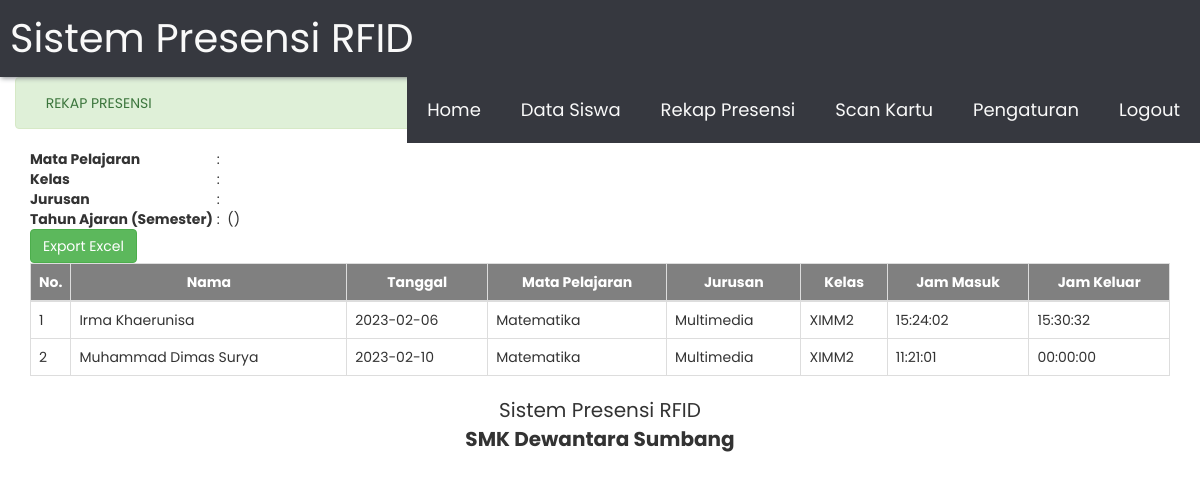
The page /rekap.php (signed in) on the database its author committed.
### tables this page shows
CREATE TABLE `absensi` (
  `id` int(11) NOT NULL,
  `kode_rekap` varchar(255) NOT NULL,
  `nokartu` varchar(20) NOT NULL,
  `tanggal` date NOT NULL,
  `mapel` varchar(255) NOT NULL,
  `jurusan` varchar(255) NOT NULL,
  `kelas` varchar(255) NOT NULL,
  `guru` varchar(255) NOT NULL,
  `jam_masuk` time NOT NULL,
  `jam_keluar` time NOT NULL
);

CREATE TABLE `siswa` (
  `id` int(11) NOT NULL,
  `nokartu` varchar(255) NOT NULL,
  `nis` varchar(50) NOT NULL,
  `nama` varchar(255) NOT NULL,
  `alamat` varchar(255) NOT NULL,
  `jurusan` varchar(255) NOT NULL,
  `kelas` varchar(255) NOT NULL
);

### rekap.php (the view, shortened to what this page needs)
<!DOCTYPE html>
<html>
<head>
	<?php include "header.php"; ?>
</head>
<body>
	<?php include "menu.php"; ?>
	<div class="container-fluid">
	<div class="alert alert-success" role="alert">
        <i class="fas fa-university"></i> REKAP PRESENSI
    </div>
	<div class="container-fluid">
	<table class="mt-3">
	<?php
		include "koneksi.php";
		$sql = mysqli_query($konek, "select b.nama,c.mapel, c.kelas, c.tahun_ajaran, c.semester,  a.tanggal, a.mapel, a.jurusan, a.kelas, a.jam_masuk, a.jam_keluar from absensi a, siswa b, rekap c where a.nokartu=b.nokartu and c.mapel=a.mapel and c.kelas=a.kelas");
		while($data = mysqli_fetch_array($sql))
			$no = 0;
			?>
			<tr>
            <td><strong>Mata Pelajaran</strong></td>
            <td>&nbsp;: <?= $data['mapel'] ?></td>
        </tr>
        <tr>
            <td><strong>Kelas</strong></td>
            <td>&nbsp;: <?= $data['kelas'] ?></td>
        </tr>
        <tr>
            <td><strong>Jurusan</strong></td>
            <td>&nbsp;: <?= $data['jurusan'] ?></td>
        </tr>
        <tr>
            <td><strong>Tahun Ajaran (Semester)</strong></td>
            <td>&nbsp;: <?= $data['tahun_ajaran'].'&nbsp;('.$data['semester'].')'; ?></td>
        </tr>
    </table>
		<a href="export.php" class="btn btn-success">Export Excel</a>
		<table class="table table-bordered">
			<thead>
				<tr style="background-color: grey; color:white">
					<th style="width: 10px; text-align: center">No.</th>
					<th style="text-align: center">Nama</th>
					<th style="text-align: center">Tanggal</th>
					<th style="text-align: center">Mata Pelajaran</th>
					<th style="text-align: center">Jurusan</th>
					<th style="text-align: center">Kelas</th>
					<th style="text-align: center">Jam Masuk</th>
					<th style="text-align: center">Jam Keluar</th>
				</tr>
			</thead>
			<tbody>
				<?php
					include "koneksi.php";
					$sql = mysqli_query($konek, "select b.nama,c.mapel, c.kelas,  a.tanggal, a.mapel, a.jurusan, a.kelas, a.jam_masuk, a.jam_keluar from absensi a, siswa b, rekap c where a.nokartu=b.nokartu and c.mapel=a.mapel and c.kelas=a.kelas");
					$no = 0;
					while($data = mysqli_fetch_array($sql))
					{
						$no++;
				?>
				<tr>
					<td> <?php echo $no; ?> </td>
					<td> <?php echo $data['nama']; ?> </td>
					<td> <?php echo $data['tanggal']; ?> </td>
					<td> <?php echo $data['mapel']; ?> </td>
					<td> <?php echo $data['jurusan']; ?> </td>
					<td> <?php echo $data['kelas']; ?> </td>
					<td> <?php echo $data['jam_masuk']; ?> </td>
					<td> <?php echo $data['jam_keluar']; ?> </td>
				</tr>
				<?php } ?>
			</tbody>
		</table>
	</div>
	<?php include "footer.php"; ?>
	</div>
</body>
</html>

### css/style.css (style rules this page uses)
:root { --white: #f9f9f9; --black: #36383f; --gray: #85888c; }
* { margin: 0; padding:0; box-sizing: border-box; }
body { font-family: 'Poppins', sans-serif; }

### rows shown on the page
absensi: siswa.nama "Irma Khaerunisa", tanggal "2023-02-06", mapel "Matematika", jurusan "Multimedia", kelas "XIMM2", jam_masuk "15:24:02", jam_keluar "15:30:32"
absensi: siswa.nama "Muhammad Dimas Surya", tanggal "2023-02-10", mapel "Matematika", jurusan "Multimedia", kelas "XIMM2", jam_masuk "11:21:01", jam_keluar "00:00:00"
